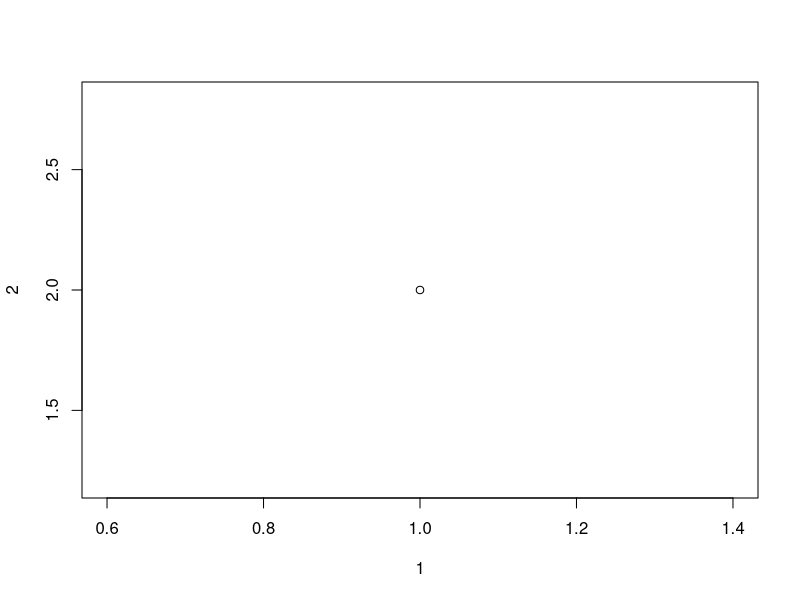

This chart was generated by the following R code:
# TODO: Add comment
# 
# Author: I001817
###############################################################################



a = 2
b = 3

c = a+b
c

plot(1,2)